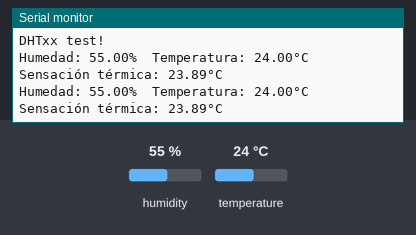
The sketch below on a simulated ESP8266 (NodeMCU). Parts: the last lines printed to the serial monitor. The inputs (shaded band) are chosen by the test bench; at power-on: humidity 55 %, temperature 24 °C.

Above: at 4.8 s.
4.9 s: humidity set to 22 %
At 7.0 s:
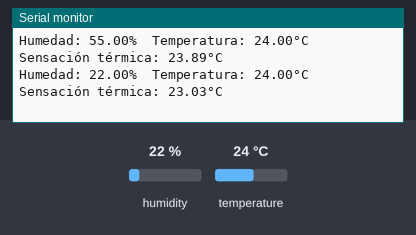
7.9 s: temperature set to 12 °C
At 9.0 s:
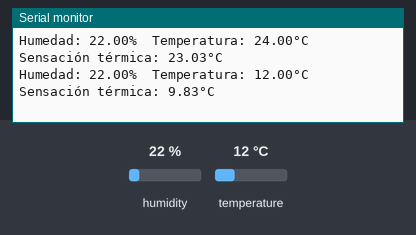
10.9 s: humidity set to 40 %
At 12.9 s:
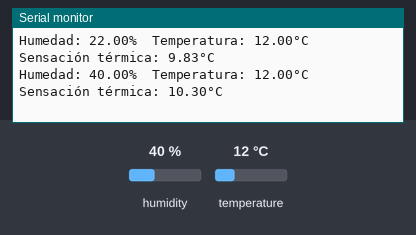
Timing chart, 0 to 14.4 s (numbered marks = the images above; inputs shaded):
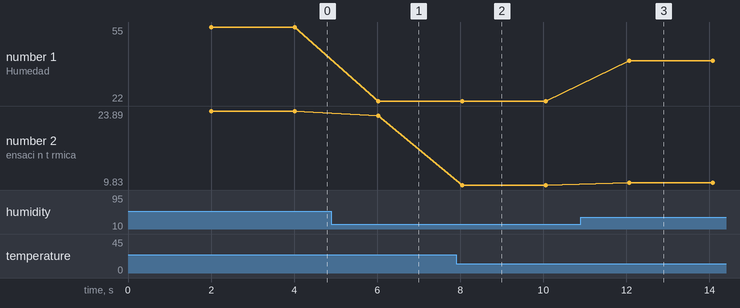

The sketch:

DHT22.ino
```cpp
#include "DHT.h"

#define DHTPIN D5
#define DHTTYPE DHT22

DHT dht(DHTPIN, DHTTYPE);

void setup() {
  Serial.begin(9600);
  Serial.println(F("DHTxx test!"));

  dht.begin();
}

void loop() {
  delay(2000);
  float h = dht.readHumidity();

  float t = dht.readTemperature();

  if (isnan(h) || isnan(t)) {
    Serial.println(F("Error!"));
    return;
  }

  float st = dht.computeHeatIndex(t, h, false);

  Serial.print(F("Humedad: "));
  Serial.print(h);
  Serial.print(F("%  Temperatura: "));
  Serial.print(t);
  Serial.print(F("°C "));
  Serial.print(F("Sensación térmica: "));
  Serial.print(st);
  Serial.println(F("°C "));

}
```

Measured:
- after the input at 4.9 s, the serial monitor: prints a new line after 1.1 s (image 1)
- after the input at 7.9 s, the serial monitor: prints a new line after 0.14 s (image 2)
- after the input at 10.9 s, the serial monitor: prints a new line after 1.2 s (image 3)
- plotted number 1: 55 → 22 after the input at 4.9 s, 22 → 40 after the input at 10.9 s
- plotted number 2: 23.89 → 23.03 after the input at 4.9 s, 23.03 → 9.83 after the input at 7.9 s, 9.83 → 10.3 after the input at 10.9 s
